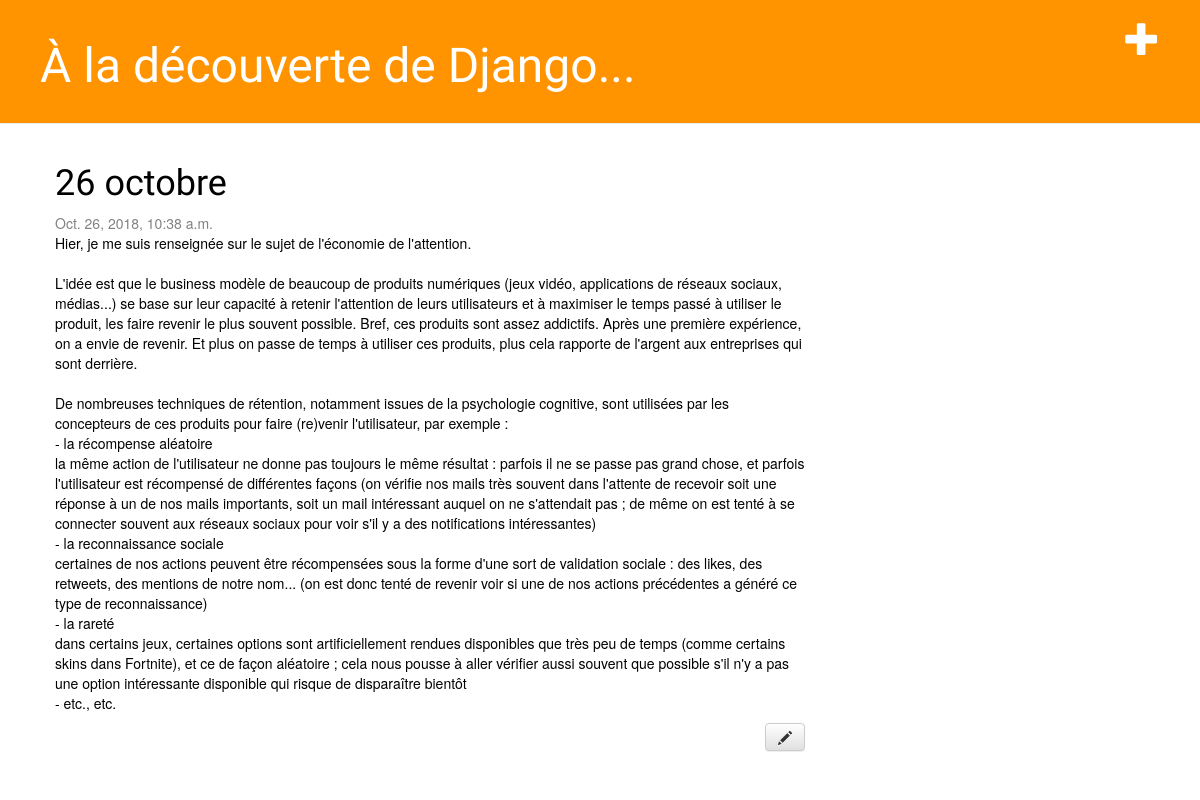
The page /post/11/ on the database as committed earlier.
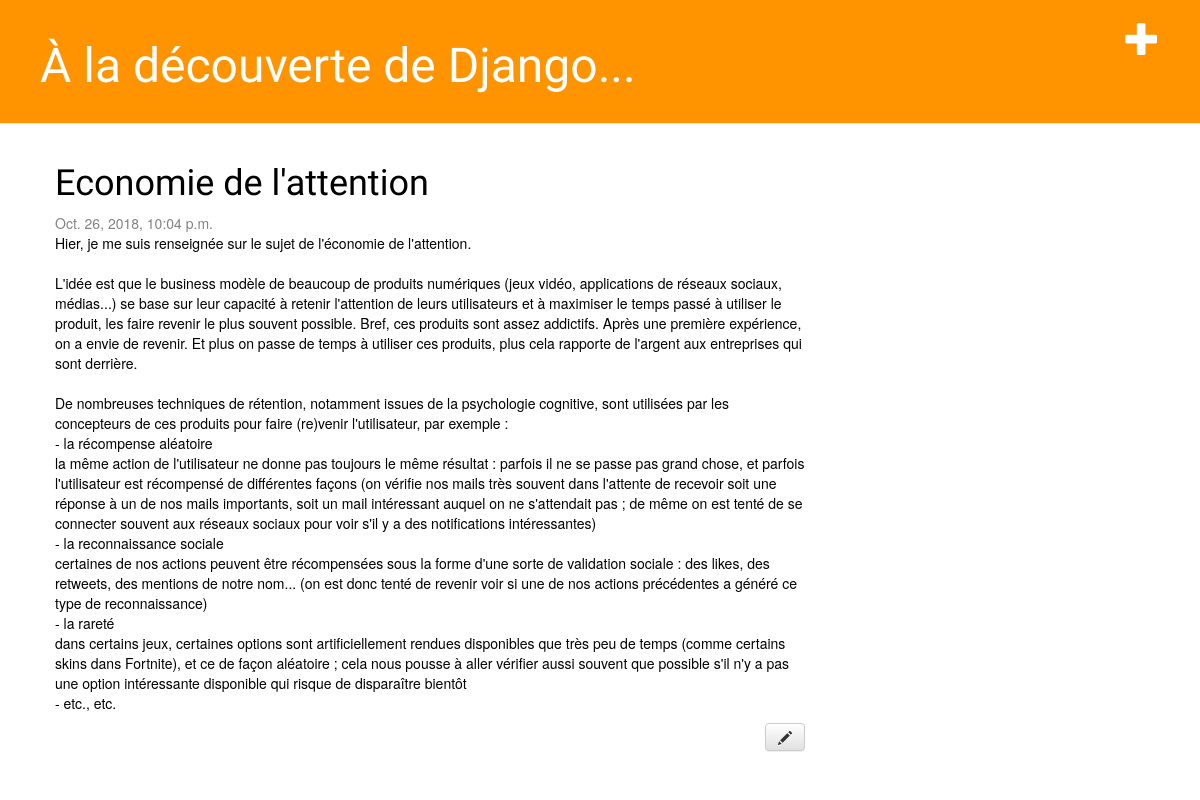
The same page on the database as committed later.
### blog/models.py (models this page shows, shortened)
class Post(models.Model):
    author = models.ForeignKey('auth.User', on_delete=models.CASCADE)
    title = models.CharField(max_length=200)
    text = models.TextField()
    created_date = models.DateTimeField(
            default=timezone.now)
    published_date = models.DateTimeField(
            blank=True, null=True)

### blog/views.py (the view)
# urls.py: url(r'^post/(?P<pk>[0-9]+)/$', views.post_detail, name='post_detail'),
def post_detail(request, pk):
    post = get_object_or_404(Post, pk=pk)
    return render(request, 'blog/post_detail.html', {'post': post})

### blog/templates/blog/post_detail.html
{% extends 'blog/base.html' %}
{% block content %}
    <div class="post">
<h1>{{ post.title }}</h1>
        {% if post.published_date %}
            <div class="date">
                {{ post.published_date }}
            </div>
        {% endif %}
    <p>{{ post.text|linebreaksbr }}</p>
    <div class="button">
    <a class="btn btn-default" href="{% url 'post_edit' pk=post.pk %}"><span class="glyphicon glyphicon-pencil"></span></a>
    </div>
    </div>
{% endblock %}

### blog/templates/blog/base.html (shortened to what this page needs)
{% load static %}
<html>
    <head>
        <link rel="stylesheet" href="//maxcdn.bootstrapcdn.com/bootstrap/3.2.0/css/bootstrap.min.css">
        <link rel="stylesheet" href="//maxcdn.bootstrapcdn.com/bootstrap/3.2.0/css/bootstrap-theme.min.css">
        <link rel="stylesheet" href="{% static 'css/blog.css' %}">
    </head>
    <body>
    <div class="page-header">
<a href="{% url 'post_new' %}" class="top-menu"><span class="glyphicon glyphicon-plus"></span></a>
        <h1><a href="/">&Agrave; la découverte de Django...</a></h1>
    </div>
    <div class="content container">
        <div class="row">
            <div class="col-md-8">
            {% block content %}
            {% endblock %}
            </div>
        </div>
    </div>
</body>
    </body>
</html>

### blog/static/css/blog.css (style rules this page uses)
h1 a { color: #FCA205; font-family: 'Lobster'; }
body { padding-left: 0px; background-color: #ffffff; }
.page-header { background-color: #ff9400; margin-top: 0; padding: 20px 20px 20px 40px; }
.page-header h1, .page-header h1 a, .page-header h1 a:visited, .page-header h1 a:active { color: #ffffff; font-size: 36pt; text-decoration: none; }
.content { margin-left: 40px; color: #000000; }
h1, h2, h3, h4 { font-family: 'Lobster', cursive; }
.date { color: #828282; }
.top-menu, .top-menu:hover, .top-menu:visited { color: #ffffff; float: right; font-size: 26pt; margin-right: 20px; }
.button { float: right; }
.post { margin-bottom: 70px; }

Rows that differ between the two databases and show on the page:
changed Post: title "26 octobre" → "Economie de l'attention"; published_date "Oct. 26, 2018, 10:38 a.m." → "Oct. 26, 2018, 10:04 p.m."; text "…même on est tenté à se connecter souvent aux réseaux sociaux pour voir s'il y a des notifications intéressantes) - la reconnaissance sociale certaines de nos actions peuvent être récompensées sous la forme d'une sort de validation sociale :…" → "…même on est tenté de se connecter souvent aux réseaux sociaux pour voir s'il y a des notifications intéressantes) - la reconnaissance sociale certaines de nos actions peuvent être récompensées sous la forme d'une sorte de validation sociale :…"
